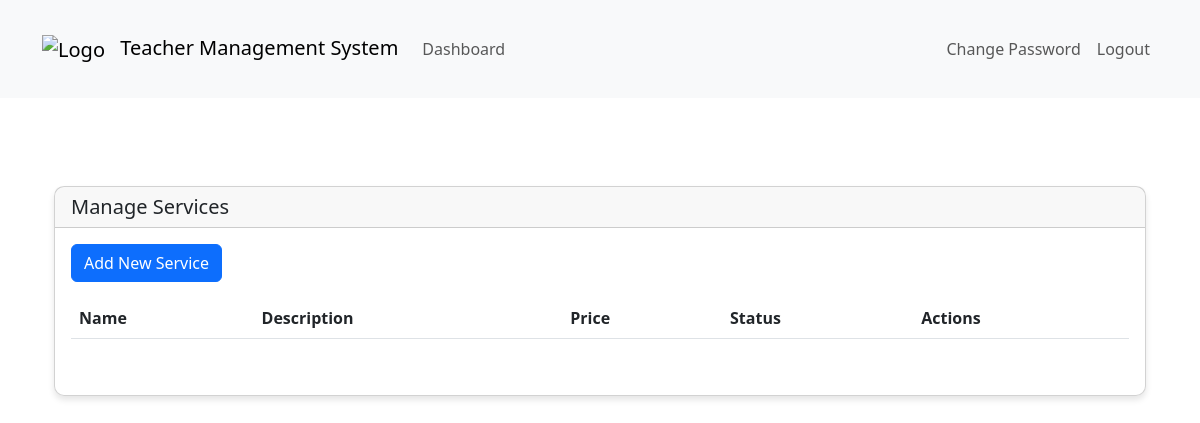
The page /dashboard/superuser/manage-services/ (signed in) on the database as committed earlier.
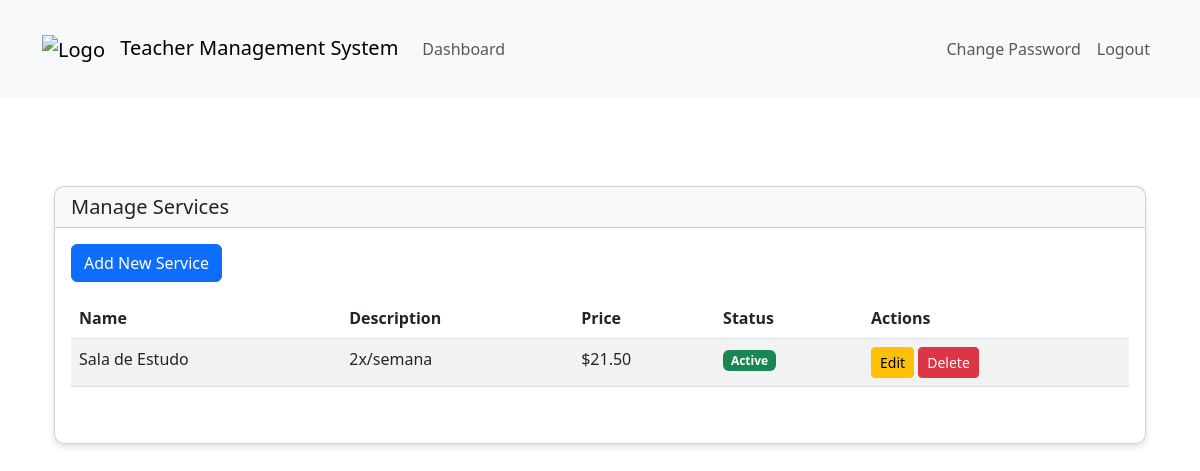
The same page on the database as committed later.
### teachers_app/models.py (models this page shows, shortened)
class Service(models.Model):
    name = models.CharField(max_length=200)
    description = models.TextField(blank=True, null=True)
    price = models.DecimalField(max_digits=10, decimal_places=2)
    is_active = models.BooleanField(default=True)
    created_at = models.DateTimeField(auto_now_add=True)
    updated_at = models.DateTimeField(auto_now=True)
    class Meta:
        verbose_name = 'Service'
        verbose_name_plural = 'Services'

### teachers_app/service_views.py (the view)
# urls.py: path('superuser/manage-services/', manage_services, name='manage_services'),
@login_required
@user_passes_test(lambda u: u.is_superuser)
def manage_services(request):
    services = Service.objects.all()
    return render(request, 'superuser/manage_services.html', {'services': services})

### templates/superuser/manage_services.html
{% extends "base.html" %}
{% load static %}
{% block content %}
<div class="container mt-4">
    <div class="card">
        <div class="card-header">
            <h5 class="mb-0">Manage Services</h5>
        </div>
        <div class="card-body">
    <div class="row mb-4">
        <div class="col-12">
            <a href="{% url 'add_service' %}" class="btn btn-primary mb-3">Add New Service</a>
            </div>
            <div class="table-responsive">
                <table class="table table-striped">
                    <thead>
                        <tr>
                            <th>Name</th>
                            <th>Description</th>
                            <th>Price</th>
                            <th>Status</th>
                            <th>Actions</th>
                        </tr>
                    </thead>
                    <tbody>
                        {% for service in services %}
                        <tr>
                            <td>{{ service.name }}</td>
                            <td>{{ service.description }}</td>
                            <td>${{ service.price }}</td>
                            <td>
                                {% if service.is_active %}
                                <span class="badge bg-success">Active</span>
                                {% else %}
                                <span class="badge bg-secondary">Inactive</span>
                                {% endif %}
                            </td>
                            <td>
                                <a href="{% url 'edit_service' service.id %}" class="btn btn-sm btn-warning">Edit</a>
                                <a href="{% url 'delete_service' service.id %}" class="btn btn-sm btn-danger" onclick="return confirm('Are you sure you want to delete this service?')">Delete</a>
                            </td>
                        </tr>
                        {% endfor %}
                    </tbody>
                </table>
            </div>
        </div>
    </div>
</div>
{% endblock %}

Rows that differ between the two databases and show on the page:
added Service: name "Sala de Estudo", description "2x/semana", price "21.50", is_active "Active"
